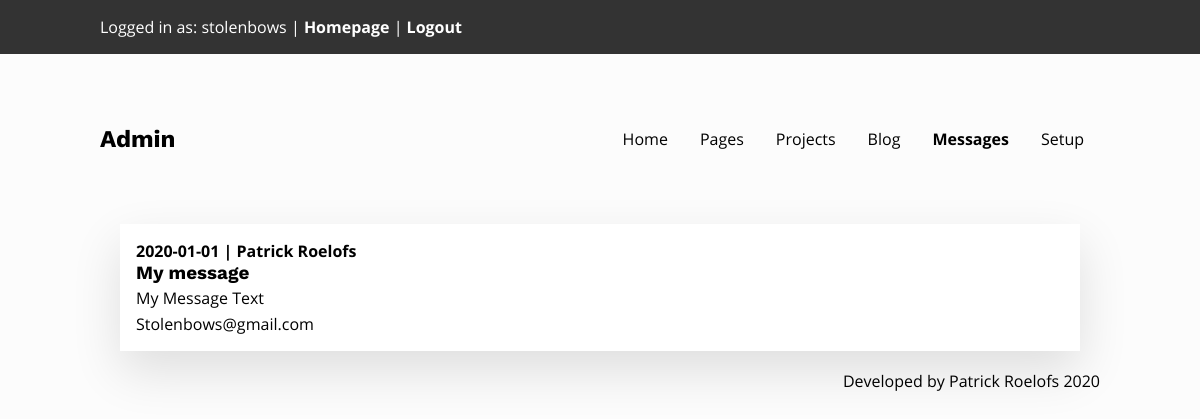
The page /admin/messages.php (signed in) on the database its author committed.
### tables this page shows
CREATE TABLE messages
(
	id				INT				UNSIGNED	AUTO_INCREMENT,
	date			DATE			NOT NULL,
	name			TINYTEXT		NOT NULL,
	email			TINYTEXT		NOT NULL,
	subject			MEDIUMTEXT		NOT NULL,
	content			LONGTEXT		NOT NULL,

	CONSTRAINT messages_pk
		PRIMARY KEY (id)
);

### admin/messages.php (the view, shortened to what this page needs)
<?php
include '../includes/dbh.inc.php';
    $stmt = $connection->query('SELECT * FROM messages');
?>
<!DOCTYPE html>
<html lang="en">
<head>
    <?php include('imports/head.php'); ?>
</head>
<body>
<?php include('../includes/adminBar.inc.php'); ?>
<?php include('imports/navigation.php'); ?>
<main class="container container--large">
<?php foreach($stmt as $message) { ?>
    <div>
        <div>
            <strong><?php echo $message['date']; ?> | <?php echo $message['name']; ?></strong>
            <h3><?php echo $message['subject']; ?></h3>
            <p><?php echo $message['content']; ?></p>
            <a href="mailto: <?php echo $message['email']; ?>"><?php echo $message['email']; ?></a>
        </div>
    </div>
<?php } ?>
</main>
<?php include('imports/footer.php'); ?>
</body>
</html>

### css/stylesheet.css (style rules this page uses)
* { -webkit-box-sizing: border-box; -moz-box-sizing: border-box; box-sizing: border-box; margin: 0; padding: 0; }
:root { --theme-color: #29fca5; --text-color: #000000; --text-colorDark: #000000; --text-colorTheme: #fcfcfc; --background-color: #fcfcfc; }
body, html { font-family: 'Open Sans', sans-serif; background: var(--background-color); }
h1, h2, h3, h4, h5, h6 { color: var(--text-color); font-family: 'Work Sans', 'Open Sans', sans-serif; }
p { font-size: 1em; line-height: 1.8em; }
a { color: var(--text-color); margin: 0; padding: 0; text-decoration: none; position: relative; z-index: 1; }
main { width: 100%; margin-top: 188px; }
.container { max-width: 840px; margin: 0 auto; }
.container--large { max-width: 1000px; }

### admin/css/admin-stylesheet.css (style rules this page uses)
* { -webkit-box-sizing: border-box; -moz-box-sizing: border-box; box-sizing: border-box; margin: 0; padding: 0; }
body, html { font-family: 'Open Sans', sans-serif; background: #fcfcfc; }
h1, h2, h3, h4, h5, h6 { font-family: 'Work Sans', 'Open Sans', sans-serif; }
p { font-size: 1em; line-height: 1.8em; }
a { color: inherit; margin: 0; padding: 0; text-decoration: none; }
main { width: 80%; padding: 16px; background: white; box-shadow: 0 20px 50px rgba(0, 0, 0, 0.12); }
.container { max-width: 840px; margin: 0 auto; }
.container--large { max-width: 1000px; }

### rows shown on the page
messages: date "2020-01-01", name "Patrick Roelofs", subject "My message", content "My Message Text", email "Stolenbows@gmail.com"

### other values the page prints
$_SESSION['uid'] "stolenbows"
